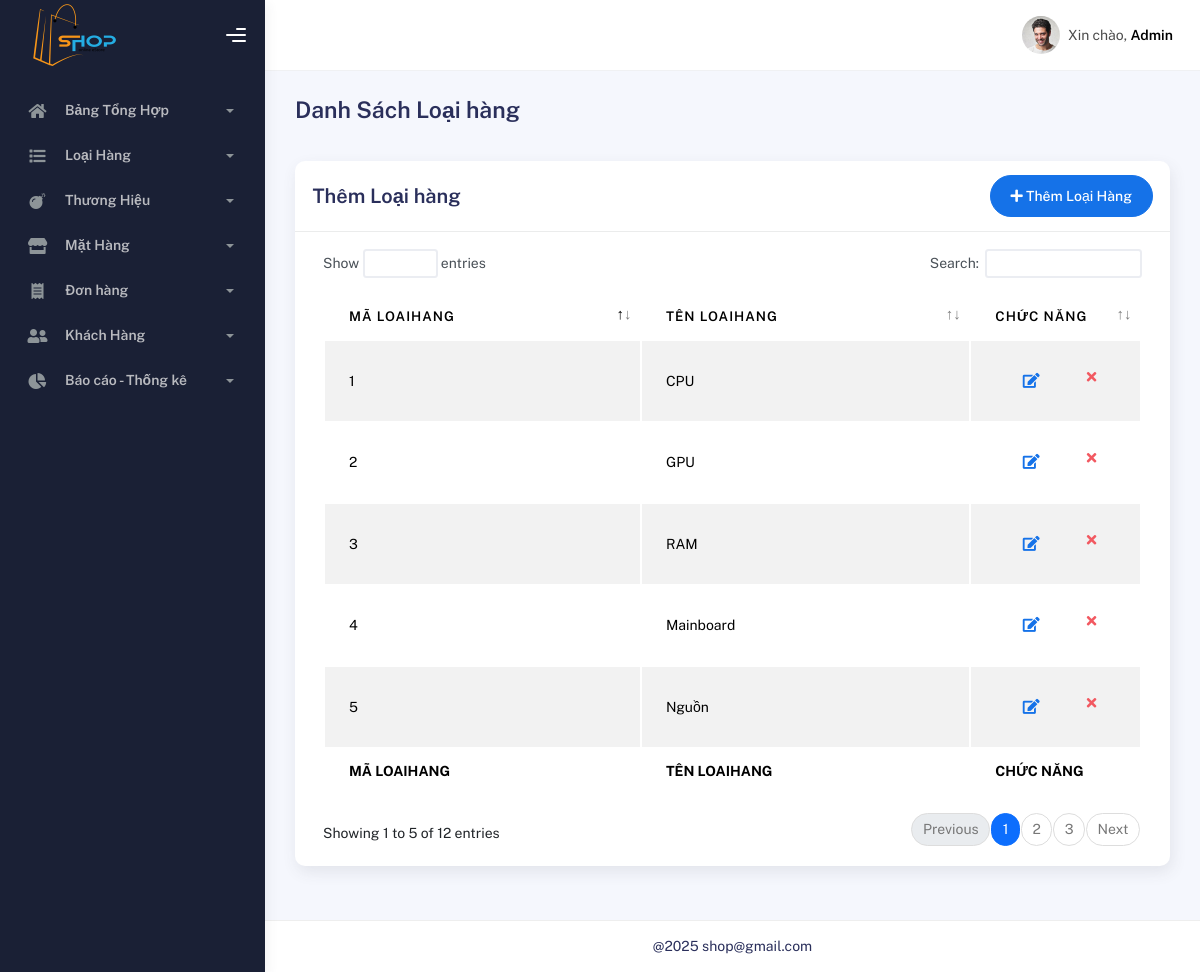
The app's page /quanly/index.php?quanly=loaihang&hienthi=danhsach with its own data.
### tables this page shows
CREATE TABLE `loaihang` (
  `MALOAIHANG` int(11) NOT NULL,
  `TENLOAIHANG` varchar(100) NOT NULL
);

### quanly/hienthi/loaihang/danhsach-loaihang.php (the view, shortened to what this page needs)
<?php
require('../cauhinh/env.php');
$sql = "SELECT * FROM `loaihang`";
$result = mysqli_query($conn, $sql);
?>
<div class="container">
  <div class="page-inner">
    <div class="page-header">
      <h3 class="fw-bold mb-3">Danh Sách Loại hàng</h3>
    </div>
    <div class="row">
      <div class="col-md-12">
        <div class="card">
          <div class="card-header">
            <div class="d-flex align-items-center">
              <h4 class="card-title">Thêm Loại hàng</h4>
              <a href="index.php?quanly=loaihang&hienthi=them" class="btn btn-primary btn-round ms-auto"><i class="fa fa-plus"></i> Thêm Loại Hàng</a>
            </div>
          </div>
          <div class="card-body">
            <div class="table-responsive">
              <table id="add-row" class="display table table-striped table-hover">
                <thead>
                  <tr>
                    <th>MÃ LOAIHANG</th>
                    <th>TÊN LOAIHANG</th>
                    <th style="width: 10%">CHỨC NĂNG</th>
                  </tr>
                </thead>
                <tfoot>
                  <tr>
                    <th>MÃ LOAIHANG</th>
                    <th>TÊN LOAIHANG</th>
                    <th>CHỨC NĂNG</th>
                  </tr>
                </tfoot>
                <tbody>
                <?php
                  if (mysqli_num_rows($result) != 0) {
                    while ($row = mysqli_fetch_assoc($result)) {
                      ?>
                  <tr>
                    <td><?php echo $row['MALOAIHANG'] ?></td>
                    <td><?php echo $row['TENLOAIHANG'] ?></td>
                    <td>
                      <div class="form-button-action">
                      <a href="index.php?quanly=loaihang&hienthi=sua&id=<?php echo $row['MALOAIHANG'] ?>" type="button" title="Sửa" class="btn btn-link btn-primary btn-lg"><i class="fa fa-edit"></i></a>
                      <a href="index.php?quanly=loaihang&hienthi=xoa&id=<?php echo $row['MALOAIHANG'] ?>"  type="button" title="Xoá" class="btn btn-link btn-danger"><i class="fa fa-times"></i></a>
                      </div>
                    </td>
                  </tr>
                  <?php }}?>
                </tbody>
              </table>
            </div>
          </div>
        </div>
      </div>
    </div>
  </div>
</div>

### records on screen
loaihang: MALOAIHANG "1", TENLOAIHANG "CPU"
loaihang: MALOAIHANG "2", TENLOAIHANG "GPU"
loaihang: MALOAIHANG "3", TENLOAIHANG "RAM"
loaihang: MALOAIHANG "4", TENLOAIHANG "Mainboard"
loaihang: MALOAIHANG "5", TENLOAIHANG "Nguồn"
